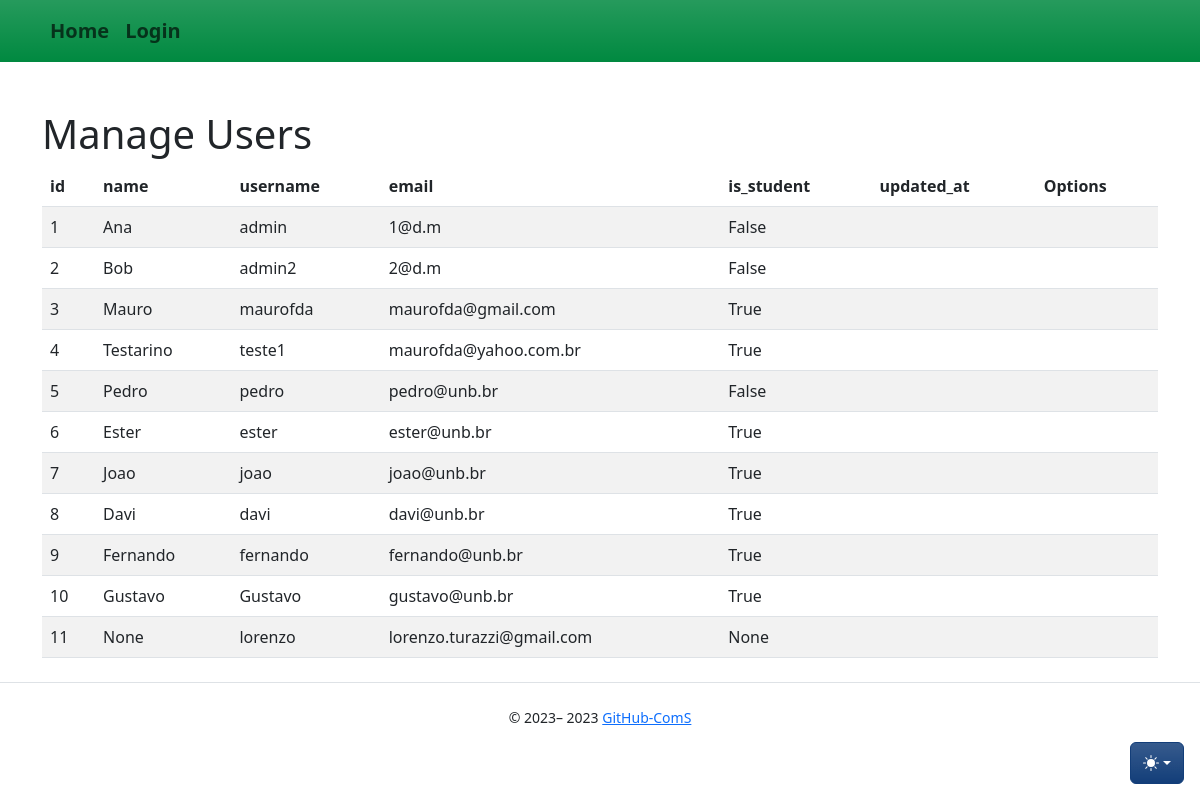
The app's page /users/, older data.
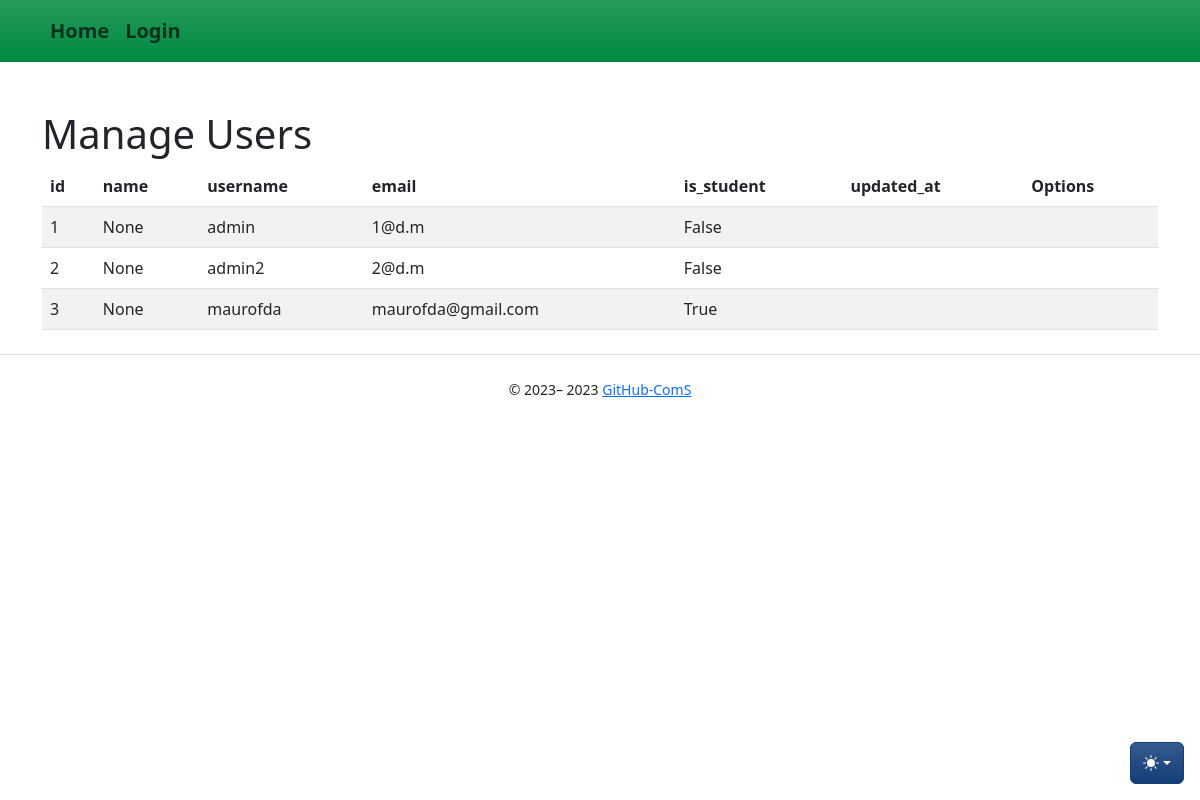
The same page, newer data.
### app/models/user.py (models this page shows, shortened)
class User(UserMixin, db.Model):
    __tablename__ = "user"
    id = db.Column(db.Integer, primary_key=True)
    name = db.Column(db.String, nullable=True)
    username = db.Column(db.String(80), unique=True, nullable=False)
    email = db.Column(db.String(120), unique=True, nullable=False)
    pwd = db.Column(db.String(300), nullable=False)
    is_student = db.Column(db.BOOLEAN)

### app/controllers/users_controllers.py (the view)
@bp.route("/", methods=["GET", "POST"])
def index():
    users = User.query.all()
    return render_template(_j.index, entities=users, **properties)

### app/templates/users/index.jinja2 (shortened to what this page needs)
{% extends "base.jinja2" %}
{% from 'bootstrap5/utils.html' import render_icon %}
{% from 'macros/component_confirm_modal.jinja2' import confirmModalMacro, confirmModalScript %}
{% block head %}
{{ super() }}
{% endblock %}
{% block content %}
<div class="table-wrapper">
    <div class="table-title">
        <div class="row">
            <div class="col-sm-6">
                <h1>Manage {{title}}</h1>
            </div>
            <div class="col-sm-6">
            </div>
        </div>
    </div>
    <table class="table table-striped table-hover">
        <thead>
            <tr>
                {% for field in list_fields %}
                <th>{{ field }}</th>
                {% endfor %}
                <th>Options</th>
            </tr>
        </thead>
        <tbody>
            {% for entity in entities %}
            <tr>
                {% for field in list_fields %}
                <td>{{ entity[field] }}</td>
                {% endfor %}
                <td>
                    <a class="btn" href="{{ url_for('users.edit', id=entity.id) }}" data-toggle="tooltip"
                        data-placement="top" title="Tooltip on top"></a>
                    <a  href="#" class="btn clickForActionToConfirm" entity-id="{{entity.id}}" data-bs-toggle="modal"
                        data-bs-target="#modalConfirm" data-entity-reference="{{entity.username}}"
                        data-action="{{url_for('users.delete', id=entity.id)}}" data-action-text="delete" title="delete">
                    </a>
                </td>
            </tr>
            {% endfor %}
        </tbody>
    </table>
</div>
{% endblock %}

### app/templates/base.jinja2 (shortened to what this page needs)
{% from 'bootstrap5/utils.html' import render_messages %}
{% from 'bootstrap5/form.html' import render_form %}
{% from 'bootstrap5/nav.html' import render_nav_item, render_breadcrumb_item %}
<!doctype html>
<html lang="pt-BR" data-bs-theme="auto">
  <head>
    {% block head %}
    {% block styles %}
    {{ bootstrap.load_css() }}
    <link href="/static/css/bootstrap.min.css" rel="stylesheet" type="text/css">
    {% endblock %}
    {% endblock %}
  </head>
  <body >
    <nav style="background:#008940;" class="navbar navbar-light navbar-expand-xl mb-5 fs-5 fw-bold mobile-toggler bg-gradient">
      <div class="container">
        <div class="collapse navbar-collapse text-primary" id="navbarSupportedContent">
          <ul class="navbar-nav mr-auto">
            {{ render_nav_item('main.index', 'Home', _use_li=True) }}
            {% if current_user.is_authenticated %}
            {{ render_nav_item('solicitations.index', 'Solicitações') }}
            {{ render_nav_item ('auth.upload', 'Docs') }}
          </ul>
        </div>
        <ul class="navbar-nav collapse navbar-collapse mr-auto position-relative top-0 end-0" id="navbarSupportedContent">
            <form class="d-flex" role="search">
              <input class="form-control form-control-sm me-1 bg-secondary-subtle container-fluid" type="search"
                placeholder="Filtrar" aria-label="Search">
              <button class="btn btn-outline-light" type="submit">Buscar</button>
            </form>
        </ul>
        <ul class="navbar-nav collapse navbar-collapse mr-auto position-relative top-0 end-0" id="navbarSupportedContent">
          {{ render_nav_item('auth.profile', (current_user.username|upper)) }}
          {{ render_nav_item('auth.logout', 'Logout') }}
          {% elif not current_user.is_authenticated %}
          {{ render_nav_item('auth.login', 'Login') }}
          {% endif %}
        </ul>
      </div>
    </nav>
    <div class="dropdown position-fixed bottom-0 end-0 mb-3 me-3 bd-mode-toggle">
      <button class="btn btn-bd-primary py-2 dropdown-toggle d-flex align-items-center bg-gradient" id="bd-theme"
        type="button" title="Toggle theme" aria-expanded="false" data-bs-toggle="dropdown"
        aria-label="Toggle theme(auto)">
        <svg class="bi my-1 theme-icon-active" width="1em" height="1em" title="color mode">
          <use href="#circle-half"></use>
        </svg>
      </button>
    </div>
    <main class="container">
      {% block content %}
      {% endblock %}
    </main>
    <footer class="text-center">
      {% block footer %}
      <div class="d-flex flex-column flex-sm-row justify-content-center py-4 my-4 border-top">
        <small> &copy; 2023–
          <script>document.write(new Date().getFullYear())</script> <a
            href="https://github.com/mauro-fernandes/ComS-rottenpotatoes">GitHub-ComS</a>
        </small>
      </div>
      {% endblock %}
    </footer>
  </body>
</html>

### app/templates/base.jinja2 (style rules this page uses)
.bi { vertical-align: -.125em; fill: currentColor; }
.btn-bd-primary { --bd-violet-bg: #133E79; --bd-violet-rgb: 112.520718, 44.062154, 249.437846; --bs-btn-font-weight: 600; --bs-btn-color: var(--bs-white); --bs-btn-bg: var(--bd-violet-bg); --bs-btn-border-color: var(--bd-violet-bg); --bs-btn-hover-color: var(--bs-white); --bs-btn-hover-bg: hsl(234, 85%, 37%); --bs-btn-hover-border-color: hsl(234, 75%, 52%); --bs-btn-focus-shadow-rgb: var(--bd-violet-rgb); --bs-btn-active-color: var(--bs-btn-hover-color); --bs-btn-active-bg: hsl(234, 70%, 46%); --bs-btn-active-border-color: hsl(234, 70%, 46%); }
.bd-mode-toggle { z-index: 1500; }

Row changes from the older to the newer data that the page shows:
removed User: id "4" "Testarino" "teste1" "maurofda@yahoo.com.br" "True"
removed User: id "5" "Pedro" "pedro" "pedro@unb.br" "False"
removed User: id "6" "Ester" "ester" "ester@unb.br" "True"
removed User: id "7" "Joao" "joao" "joao@unb.br" "True"
removed User: id "8" "Davi" "davi" "davi@unb.br" "True"
removed User: id "9" "Fernando" "fernando" "fernando@unb.br" "True"
removed User: id "10" "Gustavo" "Gustavo" "gustavo@unb.br" "True"
removed User: id "11" "None" "lorenzo" "lorenzo.turazzi@gmail.com" "None"
Text that changed along with them:
new list line: "None"
list line gone: "Ana"
list line gone: "Bob"
list line gone: "Mauro"
